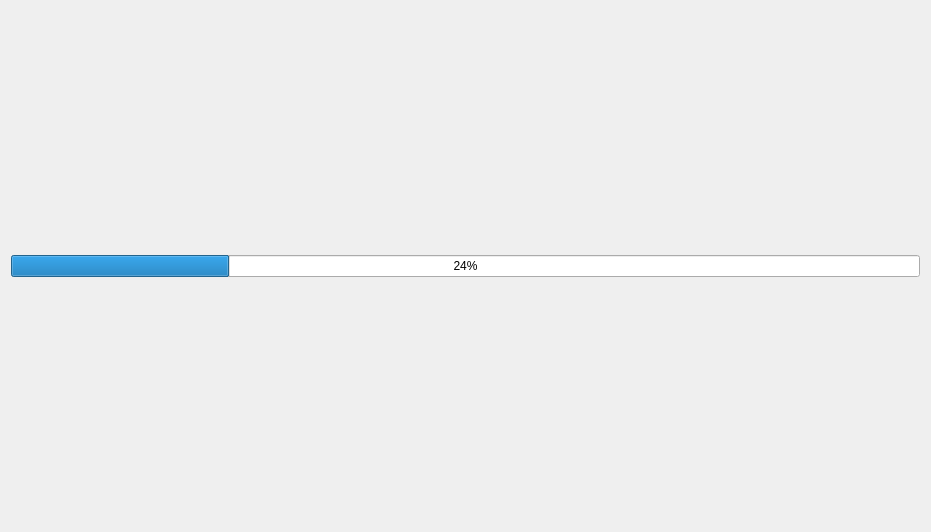
<?xml version="1.0" encoding="UTF-8"?>
<ui version="4.0">
 <class>Test</class>
 <widget class="QWidget" name="Test">
  <property name="geometry">
   <rect>
    <x>0</x>
    <y>0</y>
    <width>931</width>
    <height>532</height>
   </rect>
  </property>
  <property name="windowTitle">
   <string>Form</string>
  </property>
  <layout class="QVBoxLayout" name="verticalLayout_2">
   <item>
    <layout class="QVBoxLayout" name="verticalLayout">
     <item>
      <widget class="QProgressBar" name="progressBar">
       <property name="value">
        <number>24</number>
       </property>
      </widget>
     </item>
    </layout>
   </item>
  </layout>
 </widget>
 <resources/>
 <connections/>
</ui>
